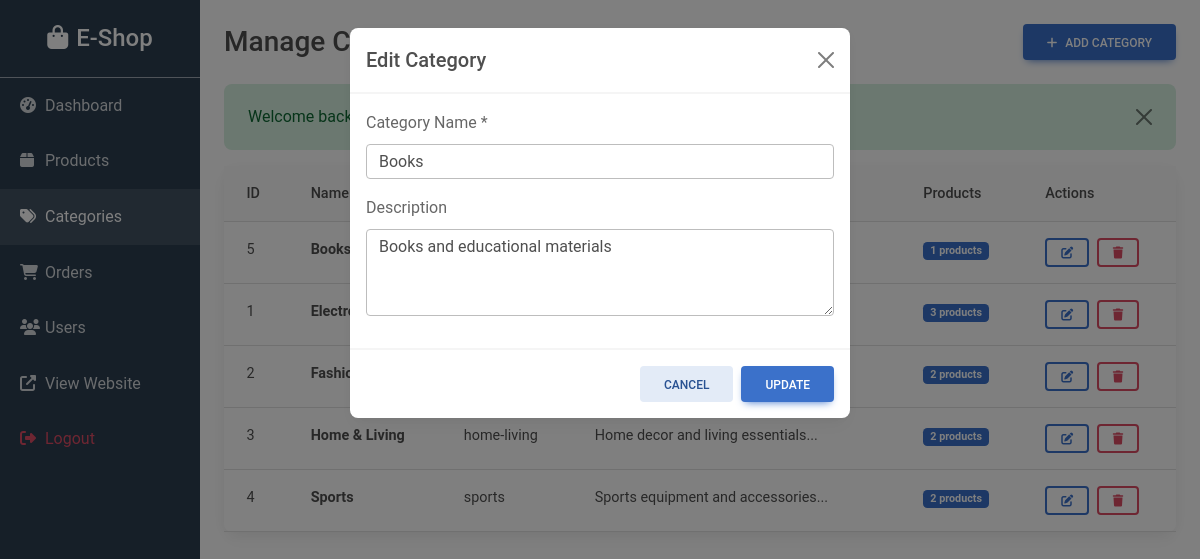
The app's page /admin/categories.php?edit=5 (signed in) with its own data.
### tables this page shows
CREATE TABLE IF NOT EXISTS categories (
    id INT AUTO_INCREMENT PRIMARY KEY,
    name VARCHAR(100) NOT NULL,
    slug VARCHAR(100) NOT NULL UNIQUE,
    description TEXT,
    image VARCHAR(255),
    status TINYINT DEFAULT 1,
    created_at TIMESTAMP DEFAULT CURRENT_TIMESTAMP
);

### admin/categories.php (the view, shortened to what this page needs)
<?php
require_once '../includes/db_connect.php';
$categories = $conn->query("SELECT * FROM categories WHERE status = 1 ORDER BY name");
$editCategory = null;
if (isset($_GET['edit'])) {
    $editId = intval($_GET['edit']);
    $result = $conn->query("SELECT * FROM categories WHERE id = $editId");
    $editCategory = $result->fetch_assoc();
}
?>
<!DOCTYPE html>
<html lang="en">
<head>
    <link href="https://cdnjs.cloudflare.com/ajax/libs/mdb-ui-kit/6.4.0/mdb.min.css" rel="stylesheet">
    <link href="https://cdnjs.cloudflare.com/ajax/libs/font-awesome/6.4.0/css/all.min.css" rel="stylesheet">
</head>
<body>
    <div class="container-fluid">
        <div class="row">
            <div class="col-md-3 col-lg-2 px-0 admin-sidebar">
                <div class="d-flex align-items-center justify-content-center py-4 border-bottom border-secondary">
                    <h4 class="text-white mb-0"><i class="fas fa-shopping-bag me-2"></i>E-Shop</h4>
                </div>
                <nav class="nav flex-column">
                    <a href="index.php" class="nav-link"><i class="fas fa-tachometer-alt"></i>Dashboard</a>
                    <a href="products.php" class="nav-link"><i class="fas fa-box"></i>Products</a>
                    <a href="categories.php" class="nav-link active"><i class="fas fa-tags"></i>Categories</a>
                    <a href="orders.php" class="nav-link"><i class="fas fa-shopping-cart"></i>Orders</a>
                    <a href="users.php" class="nav-link"><i class="fas fa-users"></i>Users</a>
                    <a href="../index.php" class="nav-link" target="_blank"><i class="fas fa-external-link-alt"></i>View Website</a>
                    <a href="../logout.php" class="nav-link text-danger"><i class="fas fa-sign-out-alt"></i>Logout</a>
                </nav>
            </div>
            <div class="col-md-9 col-lg-10 p-4">
                <div class="d-flex justify-content-between align-items-center mb-4">
                    <h3 class="mb-0">Manage Categories</h3>
                    <button type="button" class="btn btn-primary" data-mdb-toggle="modal" data-mdb-target="#categoryModal">
                        <i class="fas fa-plus me-2"></i>Add Category
                    </button>
                </div>
                <div class="card">
                    <div class="card-body p-0">
                        <div class="table-responsive">
                            <table class="table table-hover mb-0">
                                <thead class="bg-light">
                                    <tr>
                                        <th>ID</th>
                                        <th>Name</th>
                                        <th>Slug</th>
                                        <th>Description</th>
                                        <th>Products</th>
                                        <th>Actions</th>
                                    </tr>
                                </thead>
                                <tbody>
                                    <?php while($category = $categories->fetch_assoc()):
                                        $productCount = $conn->query("SELECT COUNT(*) as count FROM products WHERE category_id = {$category['id']} AND status = 1")->fetch_assoc()['count'];
                                    ?>
                                    <tr>
                                        <td><?php echo $category['id']; ?></td>
                                        <td><strong><?php echo $category['name']; ?></strong></td>
                                        <td><?php echo $category['slug']; ?></td>
                                        <td><?php echo substr($category['description'], 0, 50); ?>...</td>
                                        <td><span class="badge bg-primary"><?php echo $productCount; ?> products</span></td>
                                        <td>
                                            <a href="categories.php?edit=<?php echo $category['id']; ?>" class="btn btn-sm btn-outline-primary me-1"><i class="fas fa-edit"></i></a>
                                            <a href="categories.php?delete=<?php echo $category['id']; ?>" class="btn btn-sm btn-outline-danger" onclick="return confirm('Are you sure? This will not delete associated products.')"><i class="fas fa-trash"></i></a>
                                        </td>
                                    </tr>
                                    <?php endwhile; ?>
                                </tbody>
                            </table>
                        </div>
                    </div>
                </div>
            </div>
        </div>
    </div>
    <div class="modal fade" id="categoryModal" tabindex="-1">
        <div class="modal-dialog">
            <div class="modal-content">
                <div class="modal-header">
                    <h5 class="modal-title"><?php echo $editCategory ? 'Edit' : 'Add'; ?> Category</h5>
                    <button type="button" class="btn-close" data-mdb-dismiss="modal"></button>
                </div>
                <form method="POST" action="">
                    <div class="modal-body">
                        <div class="mb-3">
                            <label class="form-label">Category Name *</label>
                            <input type="text" name="name" class="form-control" value="<?php echo $editCategory['name'] ?? ''; ?>" required>
                        </div>
                        <div class="mb-3">
                            <label class="form-label">Description</label>
                            <textarea name="description" class="form-control" rows="3"><?php echo $editCategory['description'] ?? ''; ?></textarea>
                        </div>
                    </div>
                    <div class="modal-footer">
                        <button type="button" class="btn btn-secondary" data-mdb-dismiss="modal">Cancel</button>
                        <button type="submit" class="btn btn-primary"><?php echo $editCategory ? 'Update' : 'Add'; ?></button>
                    </div>
                </form>
            </div>
        </div>
    </div>
</body>
</html>

### admin/categories.php (style rules this page uses)
.admin-sidebar { min-height: 100vh; background: #2c3e50; }
.admin-sidebar .nav-link { color: rgba(255,255,255,0.8); padding: 15px 20px; }
.admin-sidebar .nav-link:hover, .admin-sidebar .nav-link.active { background: rgba(255,255,255,0.1); color: white; }
.admin-sidebar .nav-link i { width: 25px; }

### records on screen
categories: id "5", name "Books", productCount "1", description "Books and educational materials"
categories: id "1", name "Electronics", productCount "3"
categories: id "2", name "Fashion"
categories: id "3", name "Home & Living", slug "home-living", description "Home decor and living essentials", productCount "2"
categories: id "4", name "Sports", slug "sports", description "Sports equipment and accessories", productCount "2"

### other values on screen
$_SESSION['flash_message'] "Welcome back, Admin!"
